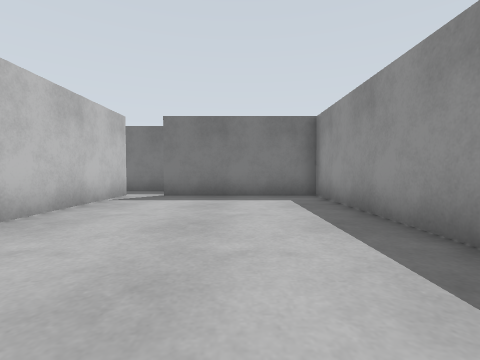
[1] (above)

16 first-person views from a walk through a world built for the Gazebo simulator. The camera is 0.72 m above the floor, tilts 2° down and sees 85° across. The floor is counted in squares, 1 m on a side. Each view is taken from the middle of a square. On the plan, view 1 faces up. The plan holds only what a view shows up to about 9 squares ahead; the rest is blank. The place goes on beyond the plan.

[2]
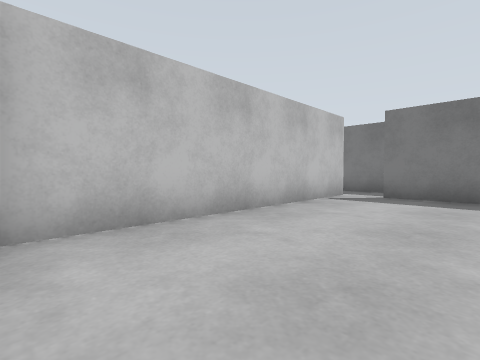

[3]
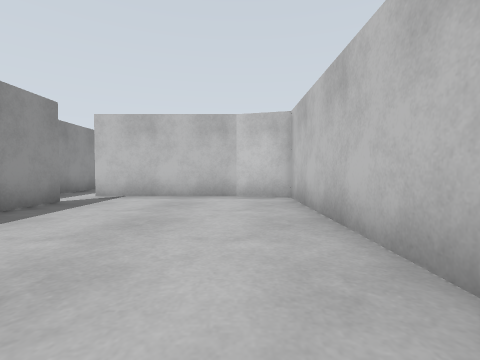

[4]
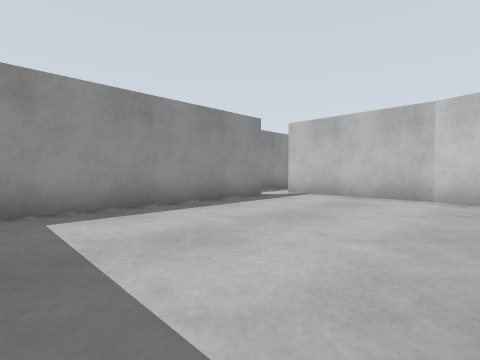

[5]
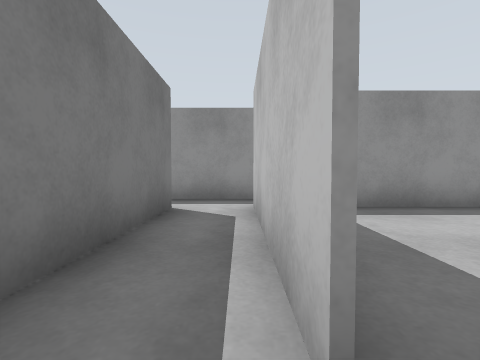

[6]
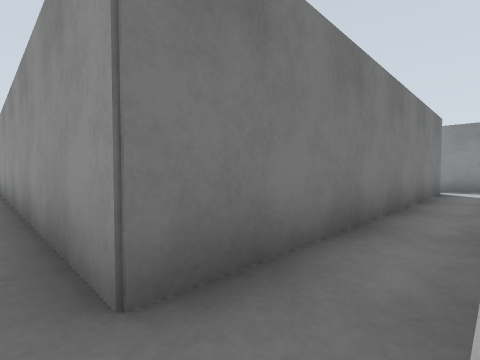

[7]
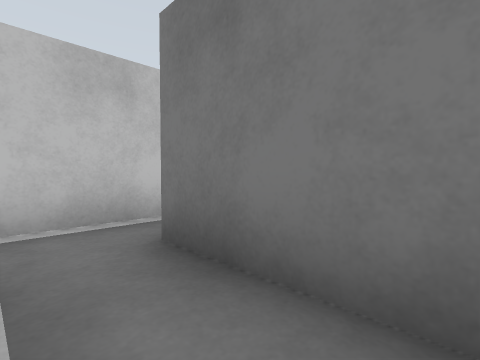

[8]
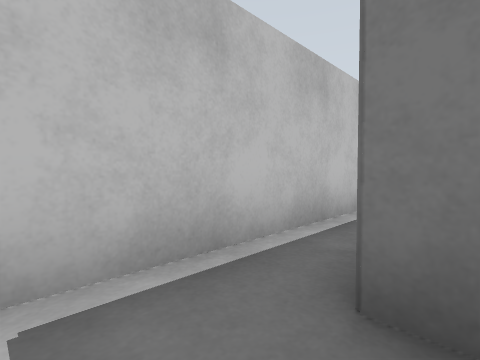

[9]
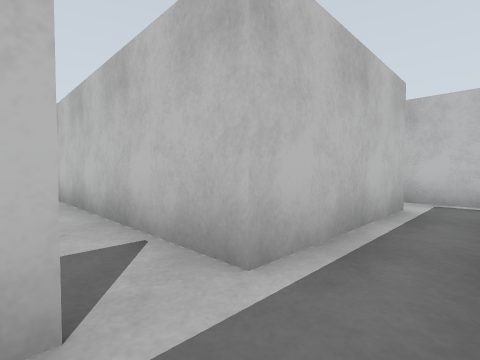

[10]
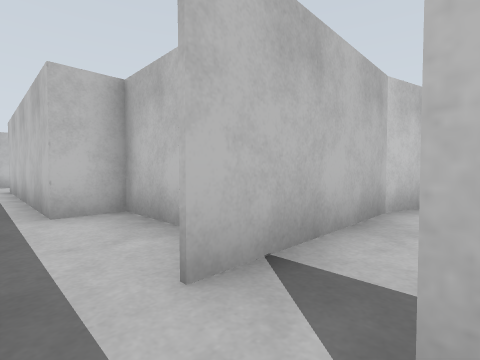

[11]
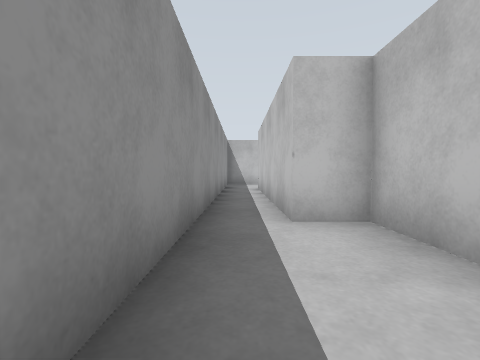

[12]
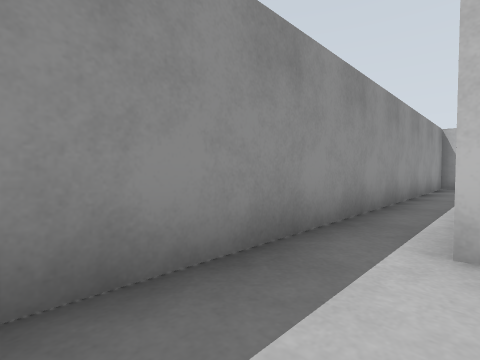

[13]
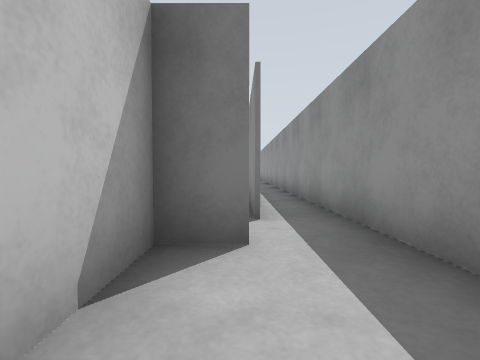

[14]
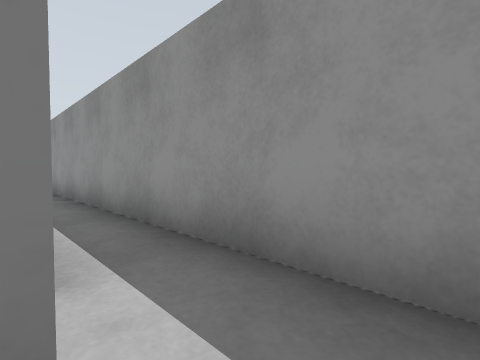

[15]
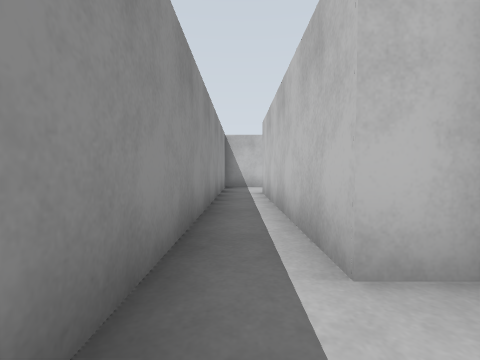

[16]
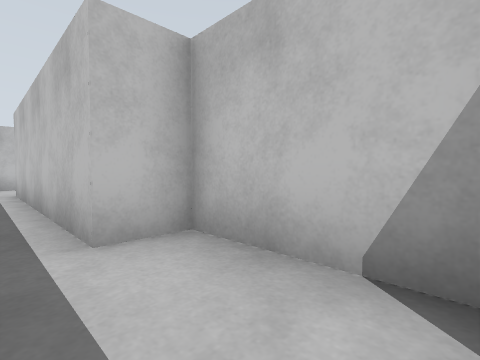

### Floor plan
Ten units are one square. View 1 is at (0, 0); x grows to the right and y downward. Boxes are objects, and circles mark ways between rooms. Rooms are numbered by the first view taken in them; rooms with no view inside come last. Other rooms are left out.
<svg viewBox="-93 -196 134 316">
<path fill="none" stroke="#000" d="M-34 -77 -34 0 -18 4M-20 4 21 4M22 -8 22 -77 -22 -77M-88 -129 -88 -74M-76 -77 -34 -77M-22 -77 21 -77M21 -93 -75 -93 -75 -191M21 5 12 5 12 37 23 37 23 106M36 115 36 -86"/>
<circle cx="-30" cy="-80" r="3" fill="#2a7"/>
<circle cx="20" cy="-10" r="3" fill="#2a7"/>
<text x="-10" y="-40">1</text>
<text x="-80" y="-140">2</text>
<text x="30" y="20">3</text>
</svg>
Room 1 opens to room 2. Room 1 opens to room 3.

Where each view was taken, in squares from view 1:
view 1: 0 up, 0 right, facing up
view 2: 0 up, 0 right, facing up-left
view 3: 7 up, 2 left, facing down
view 4: 7 up, 3 left, facing down-right
view 5: 8 up, 3 left, facing right
view 6: 8 up, 8 left, facing up-right
view 7: 8 up, 5 left, facing up-left
view 8: 8 up, 7 left, facing up-left
view 9: 9 up, 2 left, facing down-left
view 10: 1 up, 3 right, facing down-left
view 11: 0 up, 3 right, facing down
view 12: 1 down, 2 right, facing down-right
view 13: 3 down, 2 right, facing up
view 14: 1 down, 2 right, facing up-right
view 15: 2 down, 3 right, facing down
view 16: 1 down, 3 right, facing down-left
